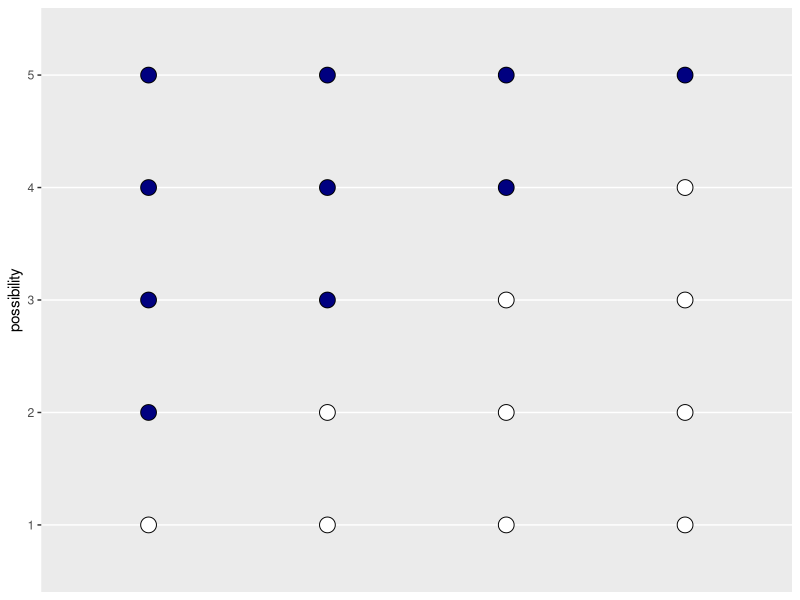
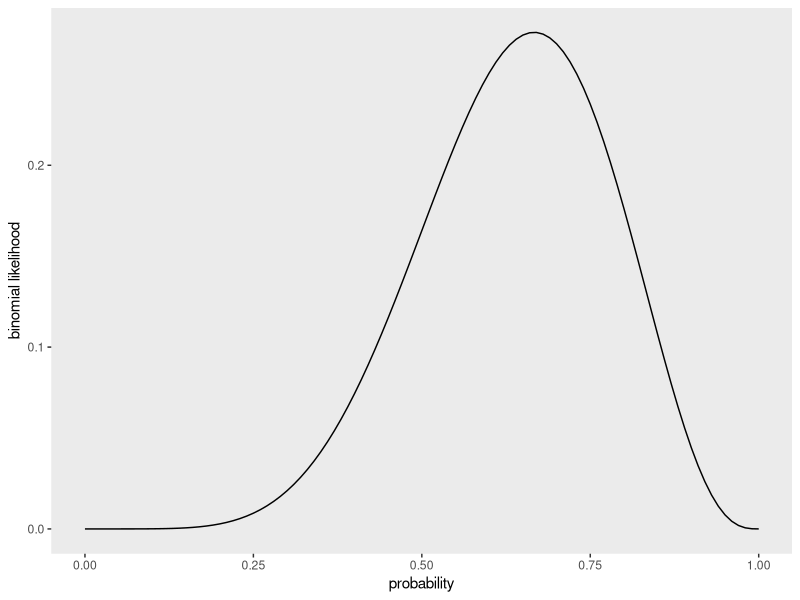
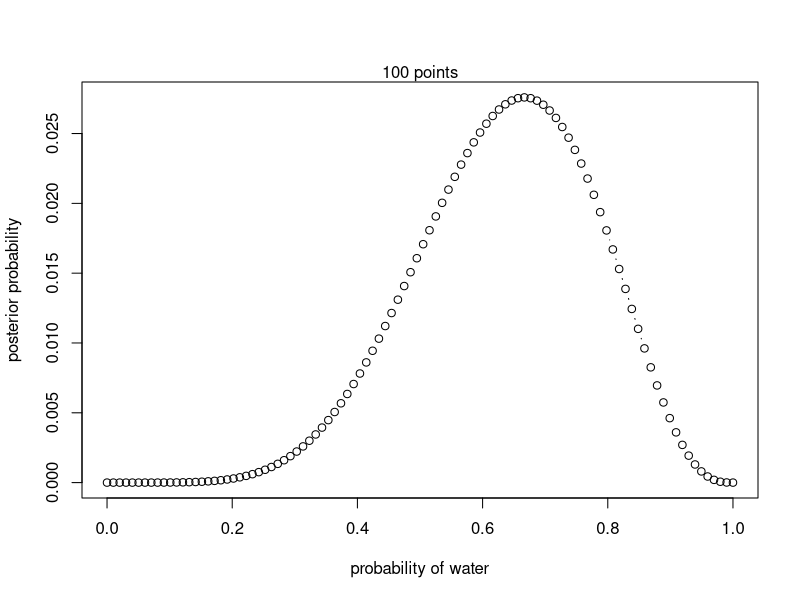

Recreate these plots in R, in order.
library(tidyverse)


d <-
  tibble(p1 = 0,
         p2 = rep(1:0, times = c(1, 3)),
         p3 = rep(1:0, times = c(2, 2)),
         p4 = rep(1:0, times = c(3, 1)),
         p5 = 1)

head(d)

d %>% 
  set_names(1:5) %>% 
  mutate(x = 1:4) %>% 
  pivot_longer(-x, names_to = "possibility") %>% 
  mutate(value = value %>% as.character()) %>% 
  
  ggplot(aes(x = x, y = possibility, fill = value)) +
  geom_point(shape = 21, size = 5) +
  scale_fill_manual(values = c("white", "navy")) +
  scale_x_discrete(NULL, breaks = NULL) +
  theme(legend.position = "none")

library(flextable)

tibble(draw    = 1:3,
       marbles = 4) %>% 
  mutate(possibilities = marbles ^ draw) %>% 
  flextable()


(
  d <-
    tibble(position = c((1:4^1) / 4^0, 
                        (1:4^2) / 4^1, 
                        (1:4^3) / 4^2),
           draw     = rep(1:3, times = c(4^1, 4^2, 4^3)),
           fill     = rep(c("b", "w"), times = c(1, 3)) %>% 
             rep(., times = c(4^0 + 4^1 + 4^2)))
)
  


(d <- tibble(toss = c("w", "l", "w", "w", "w", "l", "w", "l", "w")))

(
  d <-
    d %>% 
    mutate(n_trials  = 1:9,
           n_success = cumsum(toss == "w"))
)


############ empieza con el modelo de water land, 2.3.2.1

dbinom(x= 6, size = 9, prob = .5)


tibble(prob = seq(from = 0, to = 1, by = .01)) %>% 
  ggplot(aes(x = prob, y = dbinom(x = 6, size = 9, prob = prob))) +
  geom_line() +
  labs(x = "probability",
       y = "binomial likelihood") +
  theme(panel.grid = element_blank())


#### 2.4.2 grid aproximation

## define grid

p_grid <- seq(from = 0, to = 1, length.out = 100)

# define prior
prior <- rep(1,100)
#prior <- ifelse(p_grid < 0.5, 0 , 1)
#prior <- exp(-5*abs(p_grid - 0.5))

# compute likelihood at each value in grid
likelihood <- dbinom(6, size = 9 , prob = p_grid)

# compute product of likelihood and prior
unstd.posterior <- likelihood * prior

# standardize the posterior
posterior <- unstd.posterior / sum(unstd.posterior)

# plot posterior
plot(p_grid, posterior, type = 'b', xlab = 'probability of water', 
     ylab = 'posterior probability')
mtext('100 points')
